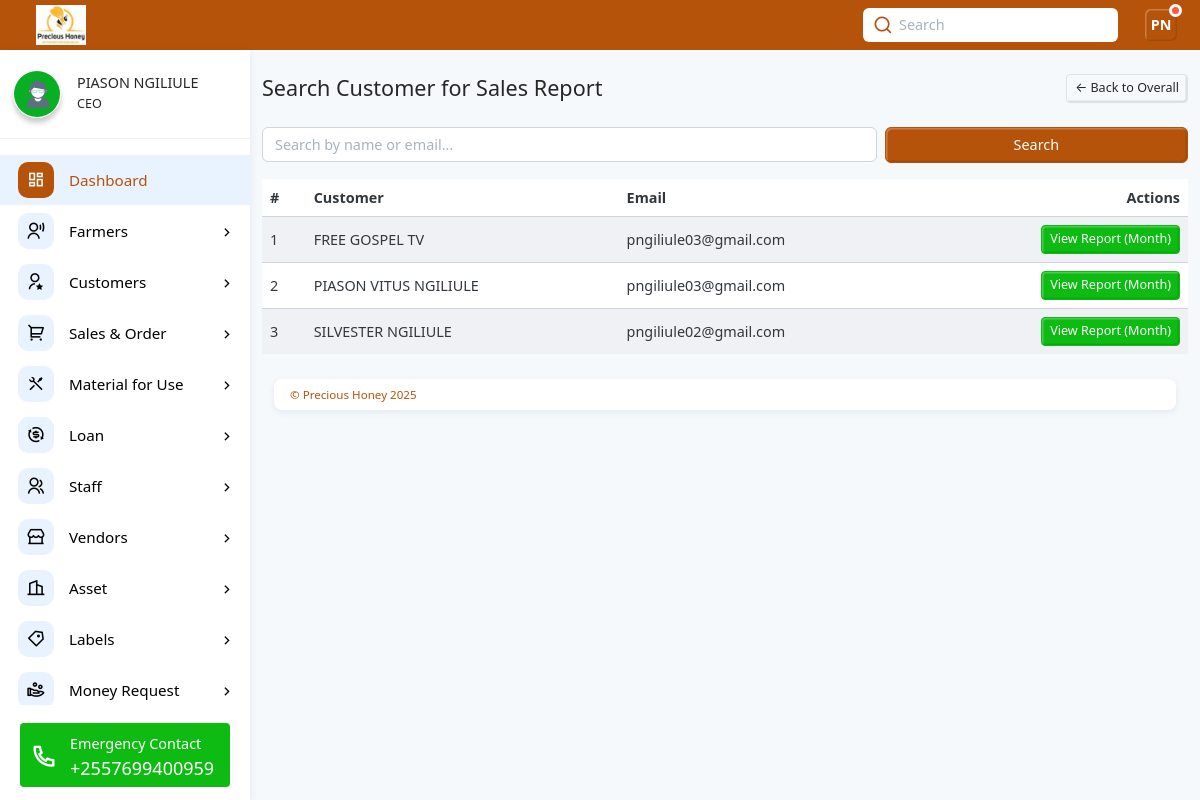
The app's page /reports/sales/customer/search/ (signed in) with its own data.
### web/models.py (models this page shows, shortened)
class Staff(models.Model):
    user = models.OneToOneField(MyUser, on_delete=models.CASCADE)  # badala ya ForeignKey
    first_name = models.CharField(max_length=100)
    middle_name = models.CharField(max_length=100, blank=True, null=True)
    last_name = models.CharField(max_length=100)
    gender = models.CharField(max_length=10, choices=[('male', 'Male'), ('female', 'Female')])
    village = models.CharField(max_length=100)
    ward = models.CharField(max_length=100)
    district = models.CharField(max_length=100)
    region = models.CharField(max_length=100)
    designation = models.CharField(max_length=100)
    mobile_number = models.CharField(max_length=15)
    nin_number = models.CharField(max_length=20, blank=True, null=True)
    postal_code = models.CharField(max_length=10, blank=True, null=True)
    email = models.EmailField(unique=True)
    username = models.CharField(max_length=100, unique=True)
    profile_picture = models.FileField(upload_to="home/", blank=True, null=True, help_text="Optional")
    date_joined = models.DateTimeField(auto_now_add=True, null=True)
    def initials(self):
        return f"{self.first_name[0].upper()}{self.last_name[0].upper()}"

class Customer(models.Model):
    PAYMENT_TERMS = [
        ("cash", "Cash"),
        ("7d", "Net 7 Days"),
        ("14d", "Net 14 Days"),
        ("30d", "Net 30 Days"),
        ("45d", "Net 45 Days"),
        ("60d", "Net 60 Days"),
    ]
    code = models.CharField(max_length=20, unique=True, editable=False, help_text="Generated e.g. CUST-0001")
    name = models.CharField(max_length=200, help_text="Jina kamili la mteja au kampuni")
    company_name = models.CharField(max_length=200, blank=True, null=True)
    contact_person = models.CharField(max_length=150, blank=True, null=True)
    phone = models.CharField(max_length=20, validators=[PHONE_VALIDATOR], blank=True, null=True)
    alt_phone = models.CharField(max_length=20, validators=[PHONE_VALIDATOR], blank=True, null=True)
    email = models.EmailField(blank=True, null=True)
    alt_email = models.EmailField(blank=True, null=True)
    address_line1 = models.CharField(max_length=250, blank=True, null=True)
    address_line2 = models.CharField(max_length=250, blank=True, null=True)
    city = models.CharField(max_length=120, blank=True, null=True)
    region = models.CharField(max_length=120, blank=True, null=True)
    country = models.CharField(max_length=120, blank=True, null=True, default="Tanzania")
    postal_code = models.CharField(max_length=20, blank=True, null=True)
    tin = models.CharField("TIN", max_length=50, blank=True, null=True)
    vat_number = models.CharField(max_length=50, blank=True, null=True)
    payment_terms = models.CharField(max_length=10, choices=PAYMENT_TERMS, default="cash")
    credit_limit = models.DecimalField(max_digits=12, decimal_places=2, default=0, validators=[MinValueValidator(0)])
    is_active = models.BooleanField(default=True)
    notes = models.TextField(blank=True, null=True)
    created_at = models.DateTimeField(auto_now_add=True)
    updated_at = models.DateTimeField(auto_now=True)
    class Meta:
        ordering = ["-created_at"]
        verbose_name = "Customer"
        verbose_name_plural = "Customers"

### web/views.py (the view)
# urls.py: path("reports/sales/customer/search/", views.sales_customer_search, name="sales_customer_search"),
@login_required(login_url="signin")
def sales_customer_search(request):
    staff = get_object_or_404(Staff, email=request.user.email, username=request.user.username)
    staff = Staff.objects.get(user=request.user)
    initials = staff.initials()  # piga method ya initials
    q = request.GET.get("q", "").strip()
    customers = Customer.objects.all().order_by("name")
    if q:
        customers = customers.filter(Q(name__icontains=q) | Q(email__icontains=q))
    paginator = Paginator(customers, 15)
    page_number = request.GET.get("page")
    page_obj = paginator.get_page(page_number)
    context = {
        "q": q,
        "page_obj": page_obj,
        "designation": staff.designation,
        "first_name": staff.first_name,
        "last_name": staff.last_name,
        "profile_picture": staff.profile_picture,
        "initials": initials,
    }
    return render(request, "web/sales_customer_search.html", context)

### web/templates/web/sales_customer_search.html (shortened to what this page needs)
{% extends "web/base.html" %}
{% block content %}
<div class="container mt-4">
  <div class="d-flex align-items-center justify-content-between">
    <h4 class="mb-0">Search Customer for Sales Report</h4>
    <a class="btn btn-outline-secondary btn-sm" href="{% url 'sales_report_overall_default' %}">← Back to Overall</a>
  </div>
  <form method="get" class="row g-2 my-3">
    <div class="col-md-8">
      <input type="text" name="q" value="{{ q }}" class="form-control" placeholder="Search by name or email...">
    </div>
    <div class="col-md-4">
      <button class="btn btn-primary w-100">Search</button>
    </div>
  </form>
  {% if page_obj %}
    <div class="table-responsive">
      <table class="table table-striped align-middle">
        <thead>
          <tr>
            <th>#</th>
            <th>Customer</th>
            <th>Email</th>
            <th class="text-end">Actions</th>
          </tr>
        </thead>
        <tbody>
          {% for c in page_obj.object_list %}
          <tr>
            <td>{{ forloop.counter0|add:page_obj.start_index }}</td>
            <td>{{ c.name }}</td>
            <td>{{ c.email }}</td>
            <td class="text-end">
              <a class="btn btn-sm btn-success" href="{% url 'sales_report_customer_default' c.id %}">
                View Report (Month)
              </a>
            </td>
          </tr>
          {% empty %}
          <tr><td colspan="4" class="text-center text-muted">No customers found.</td></tr>
          {% endfor %}
        </tbody>
      </table>
    </div>
  {% endif %}
</div>
{% endblock %}

### web/templates/web/base.html (shortened to what this page needs)
{% load static %}
<!DOCTYPE html><html lang="en"><head>
    <link rel="stylesheet" href="{% static 'web/css/remixicon.css' %}">
    <link rel="stylesheet" href="{% static 'web/css/main.min.css' %}">
    <link rel="stylesheet" href="{% static 'web/css/OverlayScrollbars.min.css' %}">
  </head>
  <body>
    <div class="page-wrapper">
      <div class="app-header d-flex align-items-center">
        <div class="app-brand ms-3">
          <a href="{% url 'home' %}" class="d-lg-block d-none">
            <img src="{% static 'web/images/logo6.jpg' %}" class="logo" alt="Precious Honey Information Management System">
          </a>
        </div>
        <div class="header-actions">
          {% if user.is_authenticated %}
          <div class="search-container d-lg-block d-none mx-3">
            <input type="text" class="form-control" id="searchId" placeholder="Search">
            <i class="ri-search-line"></i>
          </div>
          {% endif %}
          {% if user.is_authenticated %}
          <div class="dropdown ms-2">
            <a id="userSettings" class="dropdown-toggle d-flex align-items-center" href="#!" role="button" data-bs-toggle="dropdown" aria-expanded="false">
              <div class="avatar-box">{{ initials }}<span class="status busy"></span></div>
            </a>
          </div>
          {% endif %}
        </div>
      </div>
      <div class="main-container">
        {% if user.is_authenticated %}
        <nav id="sidebar" class="sidebar-wrapper">
          <div class="sidebar-profile">
            {% if profile_picture %}
            <img src=" {{profile_picture.url}}" class="img-shadow img-3x me-3 rounded-5" alt="Precious Honey Management System">
            {% else %}
            <img src="{% static 'web/images/profile2.jpg' %}" class="img-shadow img-3x me-3 rounded-5" alt="Precious Honey Management System">
            {% endif %}
            <div class="m-0">
              <h6 class="mb-1 profile-name text-nowrap text-truncate">{{first_name}} {{last_name}}</h6>
              <p class="m-0 small profile-name text-nowrap text-truncate">{{designation}}</p>
            </div>
          </div>
          <div class="sidebarMenuScroll">
            <ul class="sidebar-menu">
              <li class="active current-page">
                <a href="{% url 'home' %}">
                  <i class="ri-dashboard-line"></i>
                  <span class="menu-text">Dashboard</span>
                </a>
              </li>
              {% if designation == "Collection Officer" or designation == "CEO" or designation == "Manager" or designation == "Store Keeper" or designation == "Bee Keeper" %}
              <li class="treeview">
                <a href="#!">
                  <i class="ri-user-voice-line"></i>
                  <span class="menu-text">Farmers</span>
                </a>
              </li>
              {% endif %}
              {% if designation == "CEO" or designation == "Manager" or designation == "Vendors" or designation == "Marketing Officer" or designation == "Finance Officer" or designation == "Store Keeper" %}
              <li class="treeview">
                <a href="#!">
                  <i class="ri-user-star-line"></i>
                  <span class="menu-text">Customers</span>
                </a>
              </li>
              {% endif %}
              {% if designation == "CEO" or designation == "Manager" or designation == "Finance Officer" or designation == "Marketing Officer" or designation == "Store Keeper" %}
              <li class="treeview">
                <a href="#!">
                  <i class="ri-shopping-cart-2-line"></i>
                  <span class="menu-text">Sales & Order</span>
                </a>
              </li>
              {% endif %}
              {% if designation == "CEO" or designation == "Manager" or designation == "Store Keeper" or designation == "Factory Manager" %}
              <li class="treeview">
                <a href="#!">
                  <i class="ri-tools-line"></i>
                  <span class="menu-text">Material for Use</span>
                </a>
              </li>
              {% endif %}
              {% if designation == "CEO" or designation == "Manager" %}
              <li class="treeview">
                <a href="#!">
                  <i class="ri-exchange-dollar-line"></i>
                  <span class="menu-text">Loan</span>
                </a>
              </li>
              {% endif %}
              {% if designation == "CEO" or designation == "Manager" %}
              <li class="treeview">
                <a href="#!">
                  <i class="ri-group-line"></i>
                  <span class="menu-text">Staff</span>
                </a>
              </li>
              {% endif %}
              {% if designation == "CEO" or designation == "Marketing Officer" or designation == "Manager" %}
              <li class="treeview">
                <a href="#!">
                  <i class="ri-store-2-line"></i>
                  <span class="menu-text">Vendors</span>
                </a>
              </li>
              {% endif %}
              {% if designation == "CEO" or designation == "Manager" or designation == "Store Keeper" %}
              <li class="treeview">
                <a href="#!">
                  <i class="ri-building-2-line"></i>
                  <span class="menu-text">Asset</span>
                </a>
              </li>
              {% if designation == "CEO" or designation == "Manager" or designation == "Store Keeper" %}
              <li class="treeview">
                <a href="#!">
                  <i class="ri-price-tag-3-line"></i>
                  <span class="menu-text">Labels</span>
                </a>
              </li>
              {% endif %}
              {% endif %}
              <li class="treeview">
                <a href="#!">
                  <i class="ri-hand-coin-line"></i>
                  <span class="menu-text">Money Request</span>
                </a>
              </li>
            </ul>
          </div>
          <div class="sidebar-contact">
            <p class="fw-light mb-1 text-nowrap text-truncate">Emergency Contact</p>
            <h5 class="m-0 lh-1 text-nowrap text-truncate">+2557699400959</h5>
            <i class="ri-phone-line"></i>
          </div>
        </nav>
        {% endif %}
      <div class="app-container">
        {% block content %}
        {% endblock %}
      </div>
          <div class="app-footer bg-white">
            <span>© Precious Honey {% now "Y" %}</span>
        </div>
        </div>
      </div>
</body></html>

### web/templates/web/base.html (style rules this page uses)
:root { --honey-50: #fff8e6; --honey-100:#fdecc2; --honey-300:#fbcf77; --honey-400:#fbbf24; --honey-500:#f59e0b; --honey-700:#b45309; --ink:#111; }

### records on screen
Staff: first_name "PIASON", last_name "NGILIULE", designation "CEO"
Customer: name "FREE GOSPEL TV", email "pngiliule03@gmail.com"
Customer: name "PIASON VITUS NGILIULE", email "pngiliule03@gmail.com"
Customer: name "SILVESTER NGILIULE", email "pngiliule02@gmail.com"

### other values on screen
{{ initials }} "PN"
